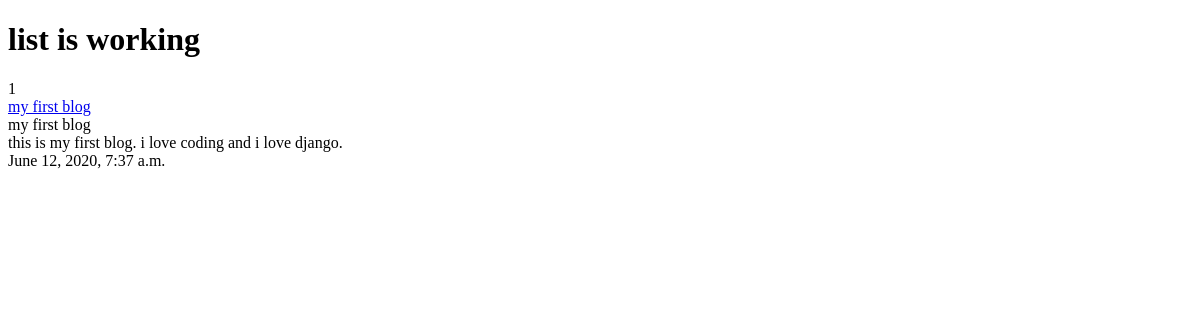
/post/list, run on an earlier commit of the app's database.
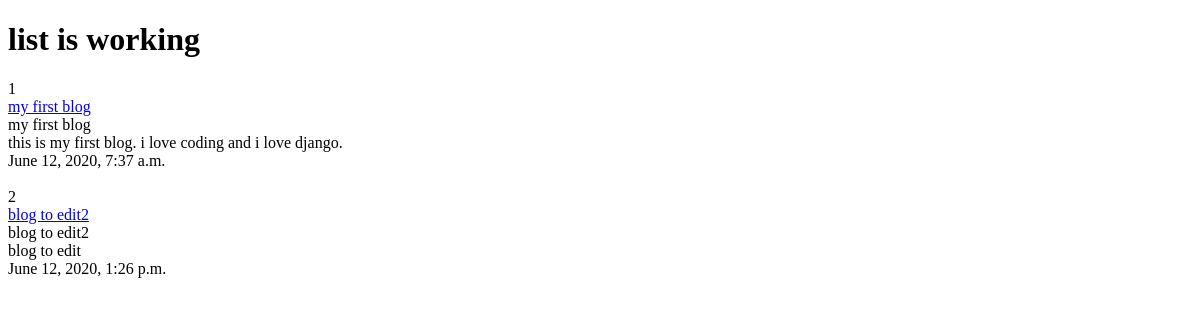
And on a later commit of the database.
### posts/models.py (models this page shows, shortened)
class Post(models.Model):
    title = models.CharField(max_length=120)
    content = models.TextField()
    updated = models.DateTimeField(auto_now=True, auto_now_add=False)
    timestamp = models.DateTimeField(auto_now=False, auto_now_add=True)
    def get_absolute_url(self):
        return reverse("detail", kwargs={"id": self.id})

### posts/views.py (the view)
# urls.py: path("post/list", post_list)
def post_list(request):  # list items
    queryset = Post.objects.all();
    context = {
        "function": "list",
        "object": queryset
    }
    return render(request, "post_list.html", context)

### templates/post_list.html (shortened to what this page needs)
<!DOCTYPE html>
<html lang="en">
<head>
</head>
<body>
<h1>{{ function }} is working </h1>
{% for obj in object %}
    {{ obj.pk }}<br>
    <a href='{{ obj.get_absolute_url }}'>{{ obj.title }}</a><br/>
    {{ obj.title }} <br>
    {{ obj.content }}<br>
    {{ obj.timestamp }}<br>
    <br>
{% endfor %}
</body>
</html>

What changed in the data, as far as the page shows it:
added Post: pk "2", title "blog to edit2", content "blog to edit", timestamp "June 12, 2020, 1:26 p.m."
